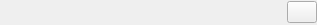
<?xml version="1.0" encoding="UTF-8"?>
<ui version="4.0">
 <class>ConnectionComboBox</class>
 <widget class="QWidget" name="ConnectionComboBox">
  <property name="geometry">
   <rect>
    <x>0</x>
    <y>0</y>
    <width>317</width>
    <height>25</height>
   </rect>
  </property>
  <property name="windowTitle">
   <string>Form</string>
  </property>
  <layout class="QGridLayout" name="gridLayout">
   <property name="margin">
    <number>0</number>
   </property>
   <item row="0" column="0">
    <widget class="DsgCustomComboBox" name="connectionSelectorComboBox" native="true">
     <property name="sizePolicy">
      <sizepolicy hsizetype="MinimumExpanding" vsizetype="Fixed">
       <horstretch>0</horstretch>
       <verstretch>0</verstretch>
      </sizepolicy>
     </property>
    </widget>
   </item>
   <item row="0" column="1">
    <widget class="QPushButton" name="serverPushButton">
     <property name="sizePolicy">
      <sizepolicy hsizetype="Minimum" vsizetype="Minimum">
       <horstretch>0</horstretch>
       <verstretch>0</verstretch>
      </sizepolicy>
     </property>
     <property name="maximumSize">
      <size>
       <width>30</width>
       <height>25</height>
      </size>
     </property>
     <property name="toolTip">
      <string>Edit server connections</string>
     </property>
     <property name="text">
      <string/>
     </property>
     <property name="icon">
      <iconset resource="../../resources.qrc">
       <normaloff>:/plugins/DsgTools/icons/server.png</normaloff>:/plugins/DsgTools/icons/server.png</iconset>
     </property>
    </widget>
   </item>
  </layout>
 </widget>
 <customwidgets>
  <customwidget>
   <class>DsgCustomComboBox</class>
   <extends>QWidget</extends>
   <header>DsgTools.gui.CustomWidgets.BasicInterfaceWidgets.dsgCustomComboBox.h</header>
   <container>1</container>
  </customwidget>
 </customwidgets>
 <resources>
  <include location="../../resources.qrc"/>
 </resources>
 <connections/>
</ui>
